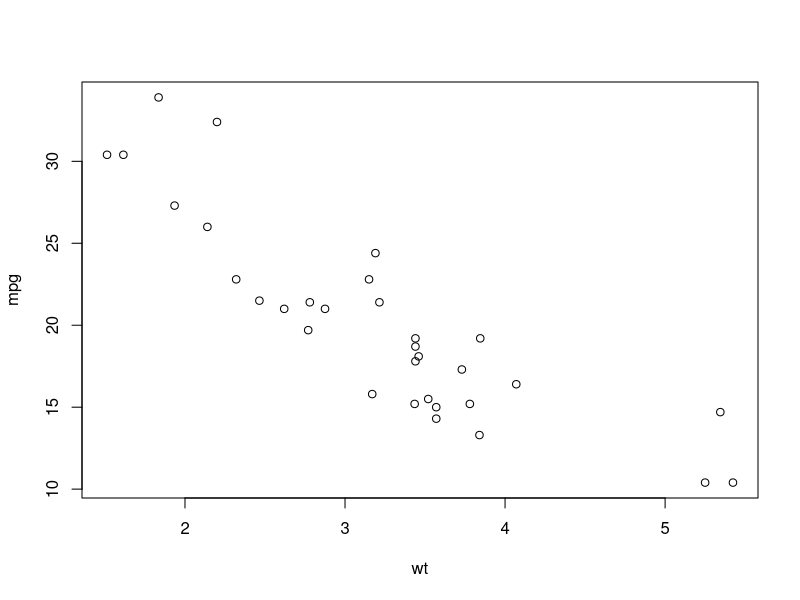
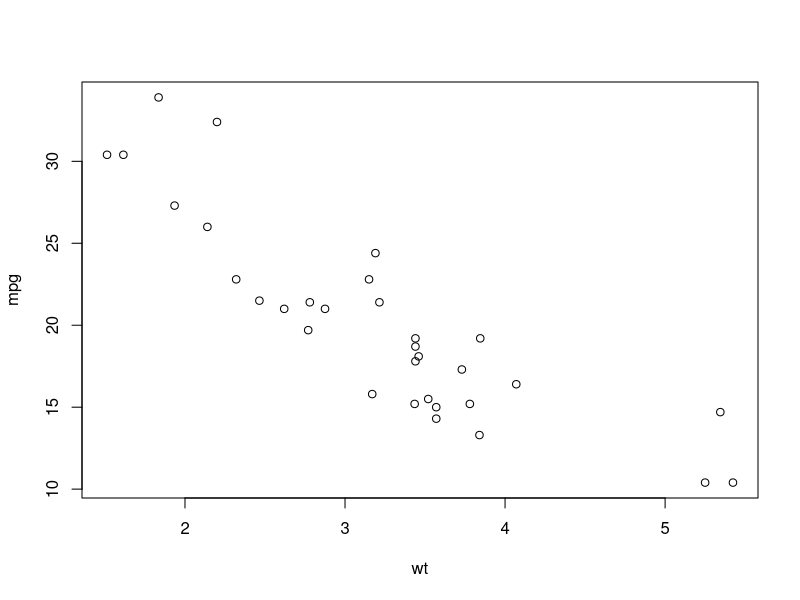

Write R code to recreate these figures, in order. (Note: this script raises an error after producing the figures.)
# The old way (shown)
plot(mpg ~ wt, data = mtcars) # formula notation
with(mtcars, plot(wt, mpg)) # x, y notation

# Using ggplot:
ggplot(mtcars, aes(x = wt, y = mpg)) +
  geom_point()

# Using qplot:
qplot(wt, mpg, data = mtcars)

# basic qplot scatter plot:
qplot(wt, mpg, data = mtcars)

# Categorical variable mapped onto size:
# cyl
qplot(wt, mpg, data = mtcars, size = factor(cyl))

# gear
qplot(wt, mpg, data = mtcars, size = factor(gear))

# Continuous variable mapped onto col:
# hp
qplot(wt, mpg, data = mtcars, color = hp)

# qsec
qplot(wt, mpg, data = mtcars, color = qsec)

# qplot() with x only
qplot(factor(cyl), data = mtcars)

# qplot() with x and y
qplot(factor(cyl), factor(vs), data = mtcars)

# qplot() with geom set to jitter manually
qplot(factor(cyl), factor(vs),data = mtcars, geom = 'jitter')

# cyl and am are factors, wt is numeric
class(mtcars$cyl)
class(mtcars$am)
class(mtcars$wt)

# "Basic" dot plot, with geom_point():
ggplot(mtcars, aes(cyl, wt, col = am)) +
  geom_point(position = position_jitter(0.2, 0))

# 1 - "True" dot plot, with geom_dotplot():
ggplot(mtcars, aes(cyl, wt, fill = am)) +
  geom_dotplot(binaxis = "y", stackdir = "center")

# 2 - qplot with geom "dotplot", binaxis = "y" and stackdir = "center"
qplot(
  cyl, wt,
  data = mtcars,
  fill = am,
  geom = "dotplot",
  binaxis = "y",
  stackdir = "center"
)